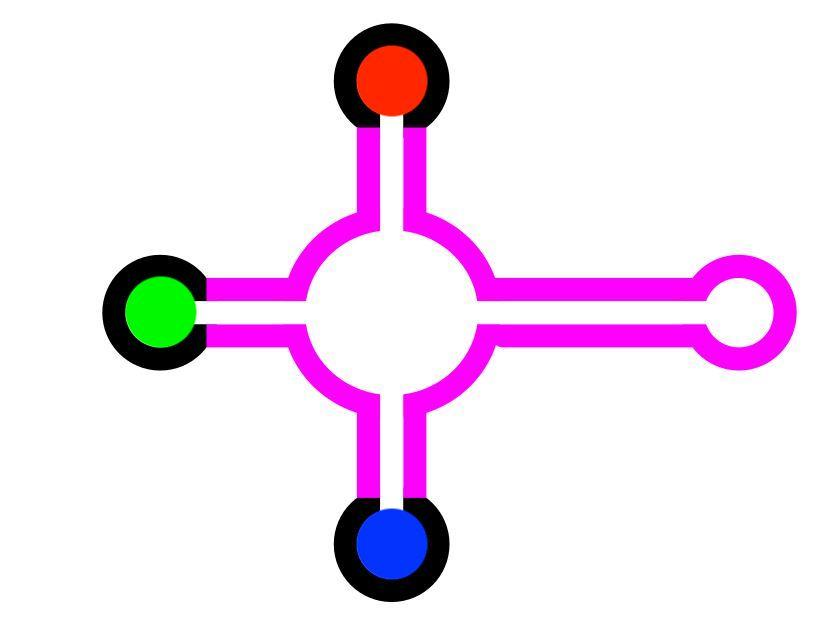
#> input picture legacy/TEST_jpeg.jpg, 823 x 621 px, found by its file name
$ python 2-crop.py
#> lines starting #> are read from the running program, lines starting #| are printed output that depends on the picture

# Importing Image class from PIL module
from PIL import Image

# Opens a image in RGB mode
im = Image.open(r"/Users/danieldudley/Library/Mobile Documents/com~apple~CloudDocs/Projects/analyzer-core/TEST_jpeg.jpg")
#> im is the input picture: PIL image 823x621 RGB; mean R, G, B 241.7, 224.3, 241.6

# Size of the image in pixels (size of original image)
# (This is not mandatory)
width, height = im.size
#> width = 823; height = 621

print(im.size)
#| (823, 621)

# Setting the points for cropped image
left = 5
top = height / 4
#> top = 155.2
right = 164
bottom = 3 * height / 4
#> bottom = 465.8

# Cropped image of above dimension
# (It will not change original image)
im1 = im.crop((left, top, right, bottom))
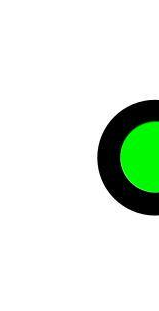
#> im1: PIL image 159x311 RGB; mean R, G, B 226, 236.8, 226.1

# Shows the image in image viewer
im1.show()

'''
https://www.geeksforgeeks.org/python-pil-image-crop-method/
'''
